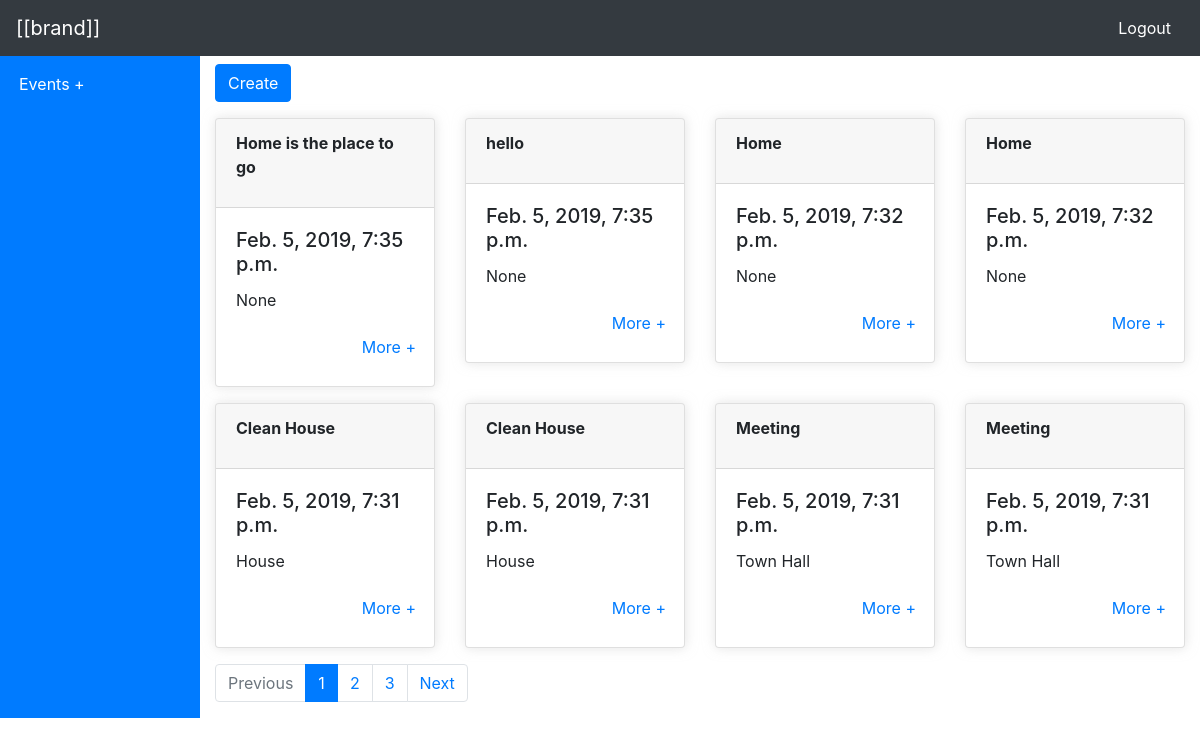
The app's page /, older data.
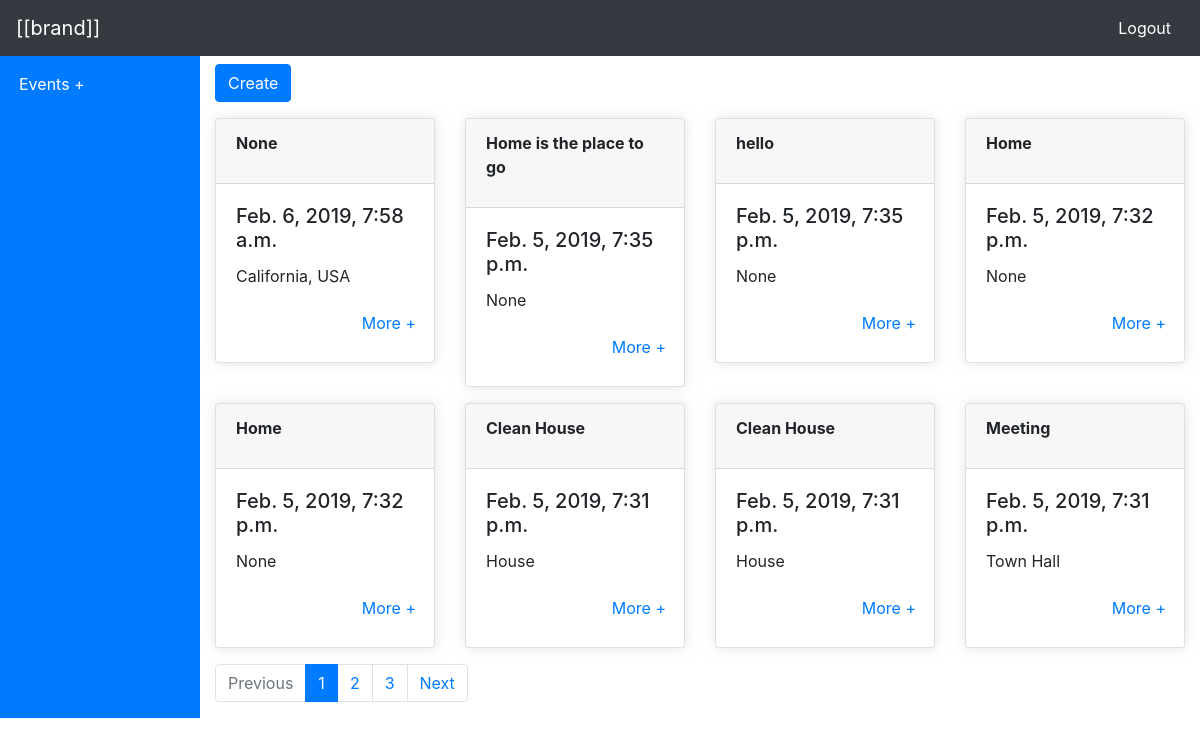
The same page, newer data.
### events/models.py (models this page shows, shortened)
class UserModel(DateTimeModel):
	created_by = models.ForeignKey(User,null=True,on_delete=models.SET_NULL)
	class Meta:
		abstract = True

class Event(UserModel):
    event_name = models.CharField(max_length=100, null = True, blank =True)
    description = models.TextField(max_length=4000, null=True, blank=True)
    date_time = models.DateTimeField(default = datetime.datetime.now,null=True,blank=True)
    venue = models.CharField(max_length= 100, null = True, blank = True)
    venue_url = models.URLField(null=True, blank = True)
    signup_form_code =  models.TextField (max_length=500, null=True, blank=True)
    class Meta:
        ordering = ('-created_at',)

### events/views.py (the view)
# urls.py: path('', HomePageView.as_view(), name="home"),
class HomePageView(AuthMixin,ListView):
    template_name = 'home/index.html'
    model = Event
    paginate_by = 8
    def get_context_data(self, **kwargs):
        context = super().get_context_data(**kwargs)
        context['url_name'] = 'home'
        return context

### templates/home/index.html (shortened to what this page needs)
{%load static%}
<html lang="en">
<head>
    <link rel="stylesheet" href="https://use.fontawesome.com/releases/v5.6.1/css/all.css"
>
    <link rel="stylesheet" href="https://stackpath.bootstrapcdn.com/bootstrap/4.2.1/css/bootstrap.min.css"
>
    <link rel="stylesheet" href="{% static 'style.css' %}">
</head>
<body>
    <div id="root" class=" container-fluid  h-100">
        <div class="row">
            <nav class="navbar navbar-dark bg-dark w-100">
                <a class="navbar-brand" href="{% url 'events:home' %}">[[brand]]</a>
                <a class="btn ml-auto text-white" href="{% url 'events:logout'%}">Logout</a>
            </nav>
        </div>
        <div class="row main-row">
            <div class="col-md-2 bg-primary">
                <div class="row mt-3 ml-1">
                    <p style="color:white">Events +</p>
                </div>
            </div>
            <div class="col-md-10 mt-2 justify-content-center">
                {% block main_content %}
                <div class="row mb-3">
                    <div class="col-md-3">
                        <button class="create-book btn btn-primary" type="button" name="button">Create</button>
                    </div>
                </div>
                <div class="row">
                    {%for event in object_list%}
                    <div class="col-md-3 mb-3 animated bounceIn">
                        <div class="card custom-shadow">
                            <div class="card-header">
                                <p style="font-weight:bold">
                                    {{event.event_name}}
                                </p>
                            </div>
                            <div class="card-body">
                                <h5 class="card-title">{{event.date_time}}</h5>
                                <p class="card-text">{{event.venue}}</p>
                                <div class="row justify-content-end">
                                    <a data-id="{% url 'events:event_update' event.id %}" class="update-book btn text-right text-primary">More
                                        +</a>
                                </div>
                            </div>
                        </div>
                    </div>
                    {%endfor%}
                </div>
                <div class="row">
                    <div class="col-md-10">
                        {% if is_paginated %}
                        <ul class="pagination">
                            {% if page_obj.has_previous %}
                            <li class="page-item"><a class="page-link" href="?page={{ page_obj.previous_page_number }}">Previous</a></li>
                            {% else %}
                            <li class="disabled page-item"><a class="page-link">Previous</a></li>
                            {% endif %}
                            {% for i in paginator.page_range %}
                            {% if page_obj.number == i %}
                            <li class="active page-item"><a class="page-link">{{ i }} <span class="sr-only">(current)</span></a></li>
                            {% else %}
                            <li class="page-item"><a class="page-link" href="?page={{ i }}">{{ i }}</a></li>
                            {% endif %}
                            {% endfor %}
                            {% if page_obj.has_next %}
                            <li class="page-item"><a class="page-link" href="?page={{ page_obj.next_page_number }}">Next</a></li>
                            {% else %}
                            <li class="disabled page-item"><a class="page-link">Next</a></li>
                            {% endif %}
                        </ul>
                        {% endif %}
                    </div>
                </div>
                {% endblock main_content %}
            </div>
        </div>
    </div>
</body>
</html>

Row changes from the older to the newer data that the page shows:
no longer on this page (row unchanged): Event: event_name "Meeting", date_time "Feb. 5, 2019, 7:31 p.m.", venue "Town Hall"
added Event: event_name "None", date_time "Feb. 6, 2019, 7:58 a.m.", venue "California, USA"
